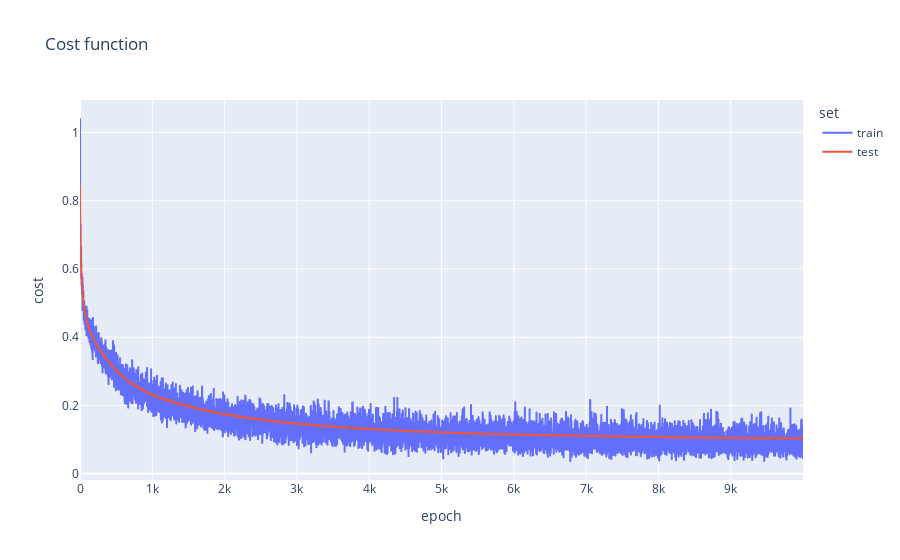

This figure's notebook cell:
### Code cell
px.line(costs, 
        title='Cost function',
        labels={'index':'epoch',
                'value':'cost',
                'variable':'set'}
        )

### Figure 1 — Plotly figure (JSON) as saved in the notebook; plotly's stock layout.template omitted (floating-point values rounded to 4 significant figures; data arrays with more than 128 entries replaced by an {"elided": "..."} marker saying what was removed)
{"data": [{"hovertemplate": "set=train<br>epoch=%{x}<br>cost=%{y}<extra></extra>", "legendgroup": "train", "line": {"color": "#636efa", "dash": "solid"}, "marker": {"symbol": "circle"}, "mode": "lines", "name": "train", "showlegend": true, "type": "scattergl", "x": {"elided": "10000 int values"}, "xaxis": "x", "y": {"elided": "10000 float values"}, "yaxis": "y"}, {"hovertemplate": "set=test<br>epoch=%{x}<br>cost=%{y}<extra></extra>", "legendgroup": "test", "line": {"color": "#EF553B", "dash": "solid"}, "marker": {"symbol": "circle"}, "mode": "lines", "name": "test", "showlegend": true, "type": "scattergl", "x": {"elided": "10000 int values"}, "xaxis": "x", "y": {"elided": "10000 float values"}, "yaxis": "y"}], "layout": {"legend": {"title": {"text": "set"}, "tracegroupgap": 0}, "title": {"text": "Cost function"}, "xaxis": {"anchor": "y", "domain": [0, 1], "title": {"text": "epoch"}}, "yaxis": {"anchor": "x", "domain": [0, 1], "title": {"text": "cost"}}}}
